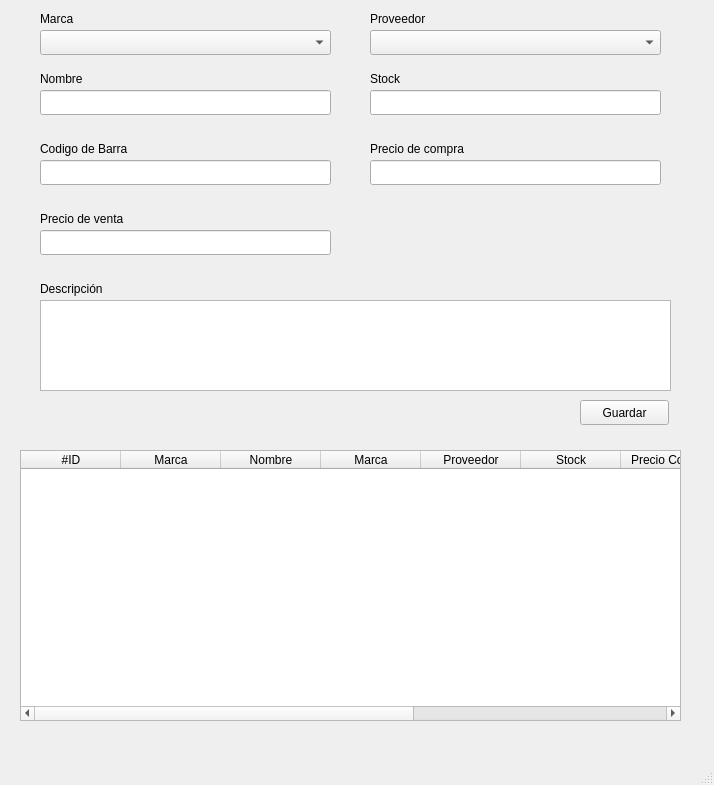
<?xml version="1.0" encoding="UTF-8"?>
<ui version="4.0">
 <class>w_persona</class>
 <widget class="QMainWindow" name="w_persona">
  <property name="windowModality">
   <enum>Qt::WindowModal</enum>
  </property>
  <property name="enabled">
   <bool>true</bool>
  </property>
  <property name="geometry">
   <rect>
    <x>0</x>
    <y>0</y>
    <width>714</width>
    <height>785</height>
   </rect>
  </property>
  <property name="windowTitle">
   <string>Productos</string>
  </property>
  <property name="unifiedTitleAndToolBarOnMac">
   <bool>false</bool>
  </property>
  <widget class="QWidget" name="centralwidget">
   <widget class="QTableWidget" name="persona_tabla">
    <property name="geometry">
     <rect>
      <x>20</x>
      <y>450</y>
      <width>661</width>
      <height>271</height>
     </rect>
    </property>
    <column>
     <property name="text">
      <string>#ID</string>
     </property>
    </column>
    <column>
     <property name="text">
      <string>Marca</string>
     </property>
    </column>
    <column>
     <property name="text">
      <string>Nombre</string>
     </property>
    </column>
    <column>
     <property name="text">
      <string>Marca</string>
     </property>
    </column>
    <column>
     <property name="text">
      <string>Proveedor</string>
     </property>
    </column>
    <column>
     <property name="text">
      <string>Stock</string>
     </property>
    </column>
    <column>
     <property name="text">
      <string>Precio Compra</string>
     </property>
    </column>
    <column>
     <property name="text">
      <string>Predio Venta</string>
     </property>
    </column>
    <column>
     <property name="text">
      <string>Descripción</string>
     </property>
    </column>
    <column>
     <property name="text">
      <string/>
     </property>
    </column>
   </widget>
   <widget class="QPushButton" name="pushButton">
    <property name="geometry">
     <rect>
      <x>580</x>
      <y>400</y>
      <width>89</width>
      <height>25</height>
     </rect>
    </property>
    <property name="autoFillBackground">
     <bool>false</bool>
    </property>
    <property name="text">
     <string>Guardar</string>
    </property>
   </widget>
   <widget class="QLabel" name="label">
    <property name="geometry">
     <rect>
      <x>40</x>
      <y>10</y>
      <width>181</width>
      <height>17</height>
     </rect>
    </property>
    <property name="text">
     <string>Marca</string>
    </property>
   </widget>
   <widget class="QLabel" name="label_5">
    <property name="geometry">
     <rect>
      <x>40</x>
      <y>70</y>
      <width>181</width>
      <height>17</height>
     </rect>
    </property>
    <property name="text">
     <string>Nombre</string>
    </property>
   </widget>
   <widget class="QTextEdit" name="textEdit">
    <property name="geometry">
     <rect>
      <x>40</x>
      <y>300</y>
      <width>631</width>
      <height>91</height>
     </rect>
    </property>
   </widget>
   <widget class="QComboBox" name="comboBox">
    <property name="geometry">
     <rect>
      <x>40</x>
      <y>30</y>
      <width>291</width>
      <height>25</height>
     </rect>
    </property>
   </widget>
   <widget class="QLabel" name="label_2">
    <property name="geometry">
     <rect>
      <x>370</x>
      <y>10</y>
      <width>181</width>
      <height>17</height>
     </rect>
    </property>
    <property name="text">
     <string>Proveedor</string>
    </property>
   </widget>
   <widget class="QComboBox" name="comboBox_2">
    <property name="geometry">
     <rect>
      <x>370</x>
      <y>30</y>
      <width>291</width>
      <height>25</height>
     </rect>
    </property>
   </widget>
   <widget class="QLineEdit" name="lineEdit">
    <property name="geometry">
     <rect>
      <x>40</x>
      <y>90</y>
      <width>291</width>
      <height>25</height>
     </rect>
    </property>
   </widget>
   <widget class="QLabel" name="label_6">
    <property name="geometry">
     <rect>
      <x>370</x>
      <y>70</y>
      <width>181</width>
      <height>17</height>
     </rect>
    </property>
    <property name="text">
     <string>Stock</string>
    </property>
   </widget>
   <widget class="QLineEdit" name="lineEdit_2">
    <property name="geometry">
     <rect>
      <x>370</x>
      <y>90</y>
      <width>291</width>
      <height>25</height>
     </rect>
    </property>
   </widget>
   <widget class="QLabel" name="label_7">
    <property name="geometry">
     <rect>
      <x>40</x>
      <y>140</y>
      <width>181</width>
      <height>17</height>
     </rect>
    </property>
    <property name="text">
     <string>Codigo de Barra</string>
    </property>
   </widget>
   <widget class="QLineEdit" name="lineEdit_3">
    <property name="geometry">
     <rect>
      <x>40</x>
      <y>160</y>
      <width>291</width>
      <height>25</height>
     </rect>
    </property>
   </widget>
   <widget class="QLineEdit" name="lineEdit_4">
    <property name="geometry">
     <rect>
      <x>370</x>
      <y>160</y>
      <width>291</width>
      <height>25</height>
     </rect>
    </property>
    <property name="text">
     <string/>
    </property>
   </widget>
   <widget class="QLabel" name="label_8">
    <property name="geometry">
     <rect>
      <x>370</x>
      <y>140</y>
      <width>181</width>
      <height>17</height>
     </rect>
    </property>
    <property name="text">
     <string>Precio de compra</string>
    </property>
   </widget>
   <widget class="QLabel" name="label_9">
    <property name="geometry">
     <rect>
      <x>40</x>
      <y>210</y>
      <width>181</width>
      <height>17</height>
     </rect>
    </property>
    <property name="text">
     <string>Precio de venta</string>
    </property>
   </widget>
   <widget class="QLineEdit" name="lineEdit_5">
    <property name="geometry">
     <rect>
      <x>40</x>
      <y>230</y>
      <width>291</width>
      <height>25</height>
     </rect>
    </property>
    <property name="text">
     <string/>
    </property>
   </widget>
   <widget class="QLabel" name="label_10">
    <property name="geometry">
     <rect>
      <x>40</x>
      <y>280</y>
      <width>181</width>
      <height>17</height>
     </rect>
    </property>
    <property name="text">
     <string>Descripción</string>
    </property>
   </widget>
  </widget>
  <widget class="QStatusBar" name="statusbar"/>
 </widget>
 <resources/>
 <connections/>
</ui>
